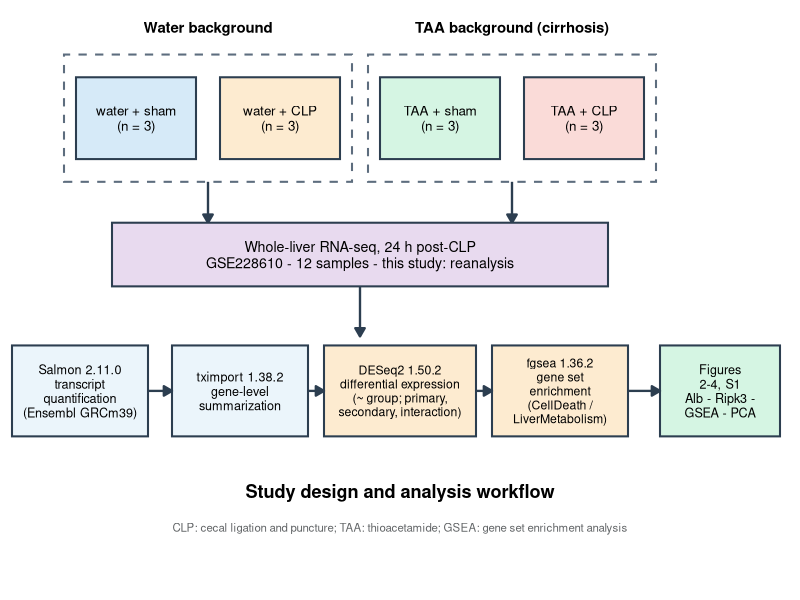
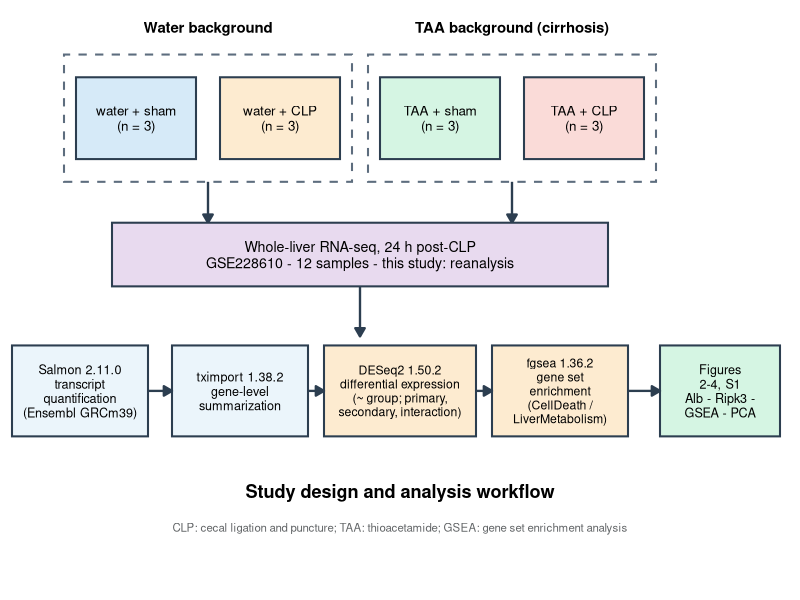

Generate these figures, in order, with R:
suppressPackageStartupMessages(library(ggplot2))

setwd("/Volumes/RES/ws/paper1_ACLF_silence")

box <- function(x, y, w, h, label, fill = "#EAF2F8", border = "#2C3E50",
                fontsize = 3.4, fontface = "plain") {
  list(
    geom_rect(aes(xmin = x - w/2, xmax = x + w/2, ymin = y - h/2, ymax = y + h/2),
              fill = fill, color = border, linewidth = 0.7),
    geom_text(aes(x = x, y = y, label = label), size = fontsize,
              fontface = fontface, lineheight = 0.95)
  )
}

arr <- function(x1, y1, x2, y2) {
  geom_segment(aes(x = x1, y = y1, xend = x2, yend = y2),
               arrow = arrow(length = unit(0.24, "cm"), type = "closed"),
               linewidth = 0.8, color = "#2C3E50")
}

group_cols <- c("water+sham" = "#D6EAF8", "water+CLP" = "#FDEBD0",
                "TAA+sham" = "#D5F5E3", "TAA+CLP" = "#FADBD8")

p <- ggplot() +
  geom_rect(aes(xmin = 8, xmax = 44, ymin = 46, ymax = 60),
            fill = NA, color = "#5D6D7E", linetype = "dashed", linewidth = 0.7) +
  geom_rect(aes(xmin = 46, xmax = 82, ymin = 46, ymax = 60),
            fill = NA, color = "#5D6D7E", linetype = "dashed", linewidth = 0.7) +
  annotate("text", x = 26, y = 63, label = "Water background",
           size = 3.8, fontface = "bold") +
  annotate("text", x = 64, y = 63, label = "TAA background (cirrhosis)",
           size = 3.8, fontface = "bold") +
  box(17, 53, 15, 9, "water + sham\n(n = 3)", fill = group_cols["water+sham"]) +
  box(35, 53, 15, 9, "water + CLP\n(n = 3)", fill = group_cols["water+CLP"]) +
  box(55, 53, 15, 9, "TAA + sham\n(n = 3)", fill = group_cols["TAA+sham"]) +
  box(73, 53, 15, 9, "TAA + CLP\n(n = 3)", fill = group_cols["TAA+CLP"]) +
  arr(26, 46, 26, 41.5) +
  arr(64, 46, 64, 41.5) +
  box(45, 38, 62, 7,
      "Whole-liver RNA-seq, 24 h post-CLP\nGSE228610 - 12 samples - this study: reanalysis",
      fill = "#E8DAEF", fontsize = 3.6) +
  arr(45, 34.5, 45, 29) +
  box(10, 23, 17, 10, "Salmon 2.11.0\ntranscript\nquantification\n(Ensembl GRCm39)",
      fill = "#EBF5FB", fontsize = 3.2) +
  box(30, 23, 17, 10, "tximport 1.38.2\ngene-level\nsummarization",
      fill = "#EBF5FB", fontsize = 3.2) +
  box(50, 23, 19, 10, "DESeq2 1.50.2\ndifferential expression\n(~ group; primary,\nsecondary, interaction)",
      fill = "#FDEBD0", fontsize = 3.1) +
  box(70, 23, 17, 10, "fgsea 1.36.2\ngene set\nenrichment\n(CellDeath /\nLiverMetabolism)",
      fill = "#FDEBD0", fontsize = 3.1) +
  box(90, 23, 15, 10, "Figures\n2-4, S1\nAlb - Ripk3 -\nGSEA - PCA",
      fill = "#D5F5E3", fontsize = 3.2) +
  arr(18.5, 23, 21.5, 23) +
  arr(38.5, 23, 40.5, 23) +
  arr(59.5, 23, 61.5, 23) +
  arr(78.5, 23, 82.5, 23) +
  annotate("text", x = 50, y = 12, label = "Study design and analysis workflow",
           size = 4.6, fontface = "bold") +
  annotate("text", x = 50, y = 8,
           label = "CLP: cecal ligation and puncture; TAA: thioacetamide; GSEA: gene set enrichment analysis",
           size = 2.9, color = "#626567") +
  scale_x_continuous(expand = c(0, 0), limits = c(0, 100)) +
  scale_y_continuous(expand = c(0, 0), limits = c(0, 66)) +
  theme_void()

ggsave("figures/Fig1_design.png", p, width = 10, height = 6.6, dpi = 300, bg = "white")
ggsave("figures/Fig1_design.pdf", p, width = 10, height = 6.6, bg = "white")

cat("DONE Fig1_design v2\n")
